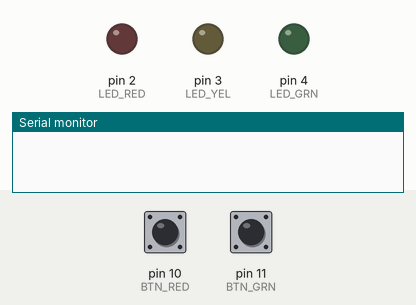
Simulated run of this sketch. Board: Arduino Uno, built with avr-gcc and run on an emulated ATmega328P. Parts: output pins drawn as LEDs (lit = HIGH), the last lines printed to the serial monitor. Dashed ring = blinking. The test bench sets the inputs (shaded band); at power-on: pin 10 (BTN_RED) LOW, pin 11 (BTN_GRN) LOW.

Above: at 2.6 s.
2.7 s: pin 10 (BTN_RED) pulled HIGH for 0.15 s
At 3.4 s:
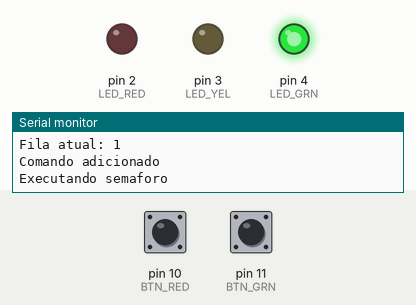
8.8 s: pin 11 (BTN_GRN) driven LOW
At 10.57 s:
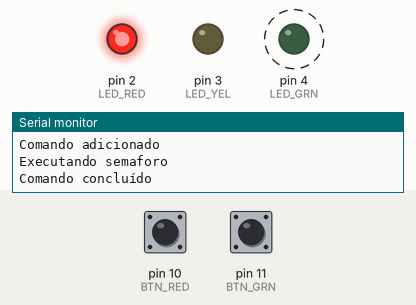
11.8 s: pin 11 (BTN_GRN) driven HIGH
At 13.8 s:
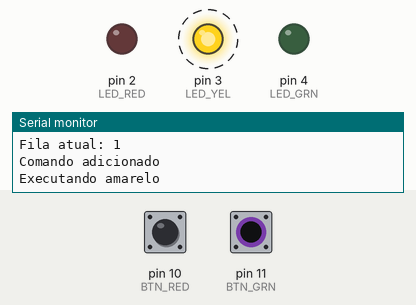
Timing chart, 0 to 15.3 s (numbered marks = the images above; inputs shaded):
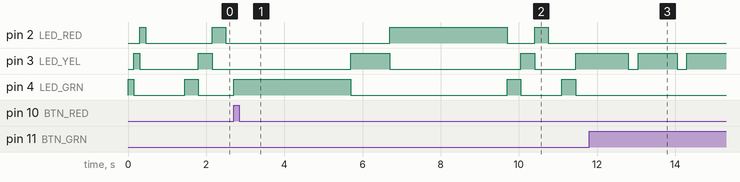

The sketch:

sketch.ino
```cpp
// map de pinos
// output
#define LED_RED 2
#define LED_YEL 3
#define LED_GRN 4
#define BTN_RED 10
#define BTN_GRN 11

#define MAX_QUEUE_SIZE 10
#define CMD_SEMAFORO 1
#define CMD_AMARELO 2

// variaveis da fila
int commandQueue[MAX_QUEUE_SIZE];
int queueFront = 0;
int queueRear = 0;
int queueCount = 0;

// controle dos botões
bool lastBtnRedState = LOW;
bool lastBtnGrnState = LOW;
bool btnRedPressed = false;
bool btnGrnPressed = false;

// variavel para controle dos comandos
bool executingCommand = false;

void setup() {
  // serial comms
  // baud rate 9600 bits/s
  Serial.begin(9600);

  // output leds
  pinMode(LED_RED, OUTPUT);
  pinMode(LED_YEL, OUTPUT);
  pinMode(LED_GRN, OUTPUT);

  // btn input
  pinMode(BTN_RED, INPUT);
  pinMode(BTN_GRN, INPUT);

  // initial check
  digitalWrite(LED_GRN, HIGH);
  delay(150);
  digitalWrite(LED_GRN, LOW);
  digitalWrite(LED_YEL, HIGH);
  delay(150);
  digitalWrite(LED_YEL, LOW);
  digitalWrite(LED_RED, HIGH);
  delay(150);
  digitalWrite(LED_RED, LOW);
  delay(1000);
}

void loop() {
  checkButtonPress();

  if (!executingCommand && queueCount > 0) {
    executeNextCommand();
  }

  if (!executingCommand) {
    defaultAnimation();
  }
}

void checkButtonPress() {
  bool currentBtnRedState = digitalRead(BTN_RED);
  bool currentBtnGrnState = digitalRead(BTN_GRN);

  if (currentBtnRedState == HIGH && lastBtnRedState == LOW) {
    addToQueue(CMD_SEMAFORO);
    Serial.println("Comando adicionado");
  }

  if (currentBtnGrnState == HIGH && lastBtnGrnState == LOW) {
    addToQueue(CMD_AMARELO);
    Serial.println("Comando adicionado");
  }

  lastBtnRedState = currentBtnRedState;
  lastBtnGrnState = currentBtnGrnState;
}

void addToQueue(int command) {
  if (queueCount < MAX_QUEUE_SIZE) {
    commandQueue[queueRear] = command;
    queueRear = (queueRear + 1) % MAX_QUEUE_SIZE;
    queueCount++;
    Serial.print("Fila atual: ");
    Serial.println(queueCount);
  } else {
    Serial.println("Fila cheia, comando ignorado");
  }
}

void executeNextCommand() {
  if (queueCount > 0) {
    int command = commandQueue[queueFront];
    queueFront = (queueFront + 1) % MAX_QUEUE_SIZE;
    queueCount--;

    executingCommand = true;

    switch (command) {
      case CMD_SEMAFORO:
        Serial.println("Executando semaforo");
        semaforo();
        break;
      case CMD_AMARELO:
        Serial.println("Executando amarelo");
        amarelo();
        break;
    }

    executingCommand = false;
    Serial.println("Comando concluído");
  }
}

void defaultAnimation() {
  static unsigned long lastAnimationTime = 0;
  static int animationStep = 0;

  unsigned long currentTime = millis();

  if (currentTime - lastAnimationTime >= 350) {
    digitalWrite(LED_GRN, LOW);
    digitalWrite(LED_YEL, LOW);
    digitalWrite(LED_RED, LOW);

    switch (animationStep) {
      case 0:
        digitalWrite(LED_GRN, HIGH);
        break;
      case 1:
        digitalWrite(LED_YEL, HIGH);
        break;
      case 2:
        digitalWrite(LED_RED, HIGH);
        break;
      case 3:
        delay(150);
        break;
    }

    animationStep = (animationStep + 1) % 4;
    lastAnimationTime = currentTime;
  }
}

void semaforo() {
  digitalWrite(LED_GRN, LOW);
  digitalWrite(LED_YEL, LOW);
  digitalWrite(LED_RED, LOW);

  digitalWrite(LED_GRN, HIGH);
  delay(3000);
  digitalWrite(LED_GRN, LOW);
  digitalWrite(LED_YEL, HIGH);
  delay(1000);
  digitalWrite(LED_YEL, LOW);
  digitalWrite(LED_RED, HIGH);
  delay(3000);
  digitalWrite(LED_RED, LOW);
}

void amarelo() {
  digitalWrite(LED_GRN, LOW);
  digitalWrite(LED_YEL, LOW);
  digitalWrite(LED_RED, LOW);

  for (int i = 0; i < 10; i++) {
    digitalWrite(LED_YEL, HIGH);
    delay(1000);
    digitalWrite(LED_YEL, LOW);
    delay(250);
  }
}
```

Measured:
- after the input at 11.8 s, pin 2 (LED_RED), pin 4 (LED_GRN): stops changing and stays LOW
